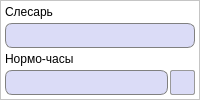
         <widget class="QFrame" name="frame_10">
          <property name="minimumSize">
           <size>
            <width>0</width>
            <height>0</height>
           </size>
          </property>
          <property name="styleSheet">
           <string notr="true">QFrame {
	background-color: white;
}</string>
          </property>
          <property name="frameShape">
           <enum>QFrame::StyledPanel</enum>
          </property>
          <property name="frameShadow">
           <enum>QFrame::Raised</enum>
          </property>
          <layout class="QGridLayout" name="gridLayout_19">
           <property name="leftMargin">
            <number>4</number>
           </property>
           <property name="topMargin">
            <number>4</number>
           </property>
           <property name="rightMargin">
            <number>4</number>
           </property>
           <property name="bottomMargin">
            <number>4</number>
           </property>
           <property name="horizontalSpacing">
            <number>2</number>
           </property>
           <property name="verticalSpacing">
            <number>4</number>
           </property>
           <item row="1" column="0" colspan="2">
            <widget class="QLineEdit" name="locksmithLine">
             <property name="minimumSize">
              <size>
               <width>0</width>
               <height>25</height>
              </size>
             </property>
             <property name="font">
              <font>
               <pointsize>10</pointsize>
              </font>
             </property>
             <property name="focusPolicy">
              <enum>Qt::NoFocus</enum>
             </property>
             <property name="styleSheet">
              <string notr="true">QLineEdit {
	border: 1px solid gray;
    border-radius: 7px;
    background-color: #dbdcf7;
	padding-left: 3px;
}</string>
             </property>
             <property name="readOnly">
              <bool>true</bool>
             </property>
            </widget>
           </item>
           <item row="2" column="0" colspan="2">
            <widget class="QLabel" name="label_26">
             <property name="font">
              <font>
               <pointsize>9</pointsize>
              </font>
             </property>
             <property name="styleSheet">
              <string notr="true">QLabel {
	background-color: transparent;
	border: 0px;
}</string>
             </property>
             <property name="text">
              <string>Нормо-часы</string>
             </property>
            </widget>
           </item>
           <item row="3" column="0">
            <widget class="QLineEdit" name="locksmithHoursLine">
             <property name="minimumSize">
              <size>
               <width>0</width>
               <height>25</height>
              </size>
             </property>
             <property name="maximumSize">
              <size>
               <width>16777215</width>
               <height>16777215</height>
              </size>
             </property>
             <property name="font">
              <font>
               <pointsize>10</pointsize>
              </font>
             </property>
             <property name="styleSheet">
              <string notr="true">QLineEdit {
	border: 1px solid gray;
    border-radius: 7px;
    background-color: #dbdcf7;
	padding-left: 3px;
}</string>
             </property>
             <property name="readOnly">
              <bool>true</bool>
             </property>
            </widget>
           </item>
           <item row="3" column="1">
            <widget class="QPushButton" name="clearLocksmithButton">
             <property name="enabled">
              <bool>false</bool>
             </property>
             <property name="minimumSize">
              <size>
               <width>25</width>
               <height>25</height>
              </size>
             </property>
             <property name="maximumSize">
              <size>
               <width>25</width>
               <height>25</height>
              </size>
             </property>
             <property name="toolTip">
              <string>Вернуть работника</string>
             </property>
             <property name="styleSheet">
              <string notr="true">QPushButton {
	background-color: #dbdcf7;
	border: 1px solid #999999;
	border-radius: 2px;
}

QPushButton:hover {
	background-color: #d5d6f0;
	border: 1px solid #acacac;
}

QPushButton:pressed {
	background-color: #cbcde6;
	border: 2px solid #999999;
}</string>
             </property>
             <property name="text">
              <string/>
             </property>
             <property name="icon">
              <iconset resource="images.qrc">
               <normaloff>:/images/returnEmployee.png</normaloff>:/images/returnEmployee.png</iconset>
             </property>
             <property name="iconSize">
              <size>
               <width>25</width>
               <height>25</height>
              </size>
             </property>
             <property name="autoDefault">
              <bool>false</bool>
             </property>
            </widget>
           </item>
           <item row="0" column="0" colspan="2">
            <widget class="QLabel" name="label_21">
             <property name="font">
              <font>
               <pointsize>9</pointsize>
              </font>
             </property>
             <property name="styleSheet">
              <string notr="true">QLabel {
	background-color: transparent;
	border: 0px;
}</string>
             </property>
             <property name="text">
              <string>Слесарь</string>
             </property>
            </widget>
           </item>
          </layout>
         </widget>
